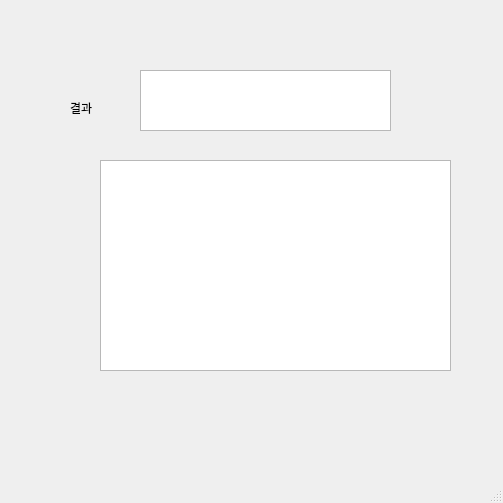
<?xml version="1.0" encoding="UTF-8"?>
<ui version="4.0">
 <class>MainWindow</class>
 <widget class="QMainWindow" name="MainWindow">
  <property name="geometry">
   <rect>
    <x>0</x>
    <y>0</y>
    <width>503</width>
    <height>503</height>
   </rect>
  </property>
  <property name="windowTitle">
   <string>MainWindow</string>
  </property>
  <widget class="QWidget" name="centralwidget">
   <widget class="QLabel" name="label">
    <property name="geometry">
     <rect>
      <x>70</x>
      <y>100</y>
      <width>31</width>
      <height>16</height>
     </rect>
    </property>
    <property name="text">
     <string>결과</string>
    </property>
   </widget>
   <widget class="QTextBrowser" name="textBrowser">
    <property name="geometry">
     <rect>
      <x>140</x>
      <y>70</y>
      <width>251</width>
      <height>61</height>
     </rect>
    </property>
    <property name="html">
     <string>&lt;!DOCTYPE HTML PUBLIC &quot;-//W3C//DTD HTML 4.0//EN&quot; &quot;http://www.w3.org/TR/REC-html40/strict.dtd&quot;&gt;
&lt;html&gt;&lt;head&gt;&lt;meta name=&quot;qrichtext&quot; content=&quot;1&quot; /&gt;&lt;style type=&quot;text/css&quot;&gt;
p, li { white-space: pre-wrap; }
&lt;/style&gt;&lt;/head&gt;&lt;body style=&quot; font-family:'Gulim'; font-size:9pt; font-weight:400; font-style:normal;&quot;&gt;
&lt;p align=&quot;center&quot; style=&quot; margin-top:12px; margin-bottom:12px; margin-left:0px; margin-right:0px; -qt-block-indent:0; text-indent:0px;&quot;&gt;&lt;br /&gt;&lt;/p&gt;&lt;/body&gt;&lt;/html&gt;</string>
    </property>
   </widget>
   <widget class="QTextBrowser" name="textBrowser_2">
    <property name="geometry">
     <rect>
      <x>100</x>
      <y>160</y>
      <width>351</width>
      <height>211</height>
     </rect>
    </property>
    <property name="html">
     <string>&lt;!DOCTYPE HTML PUBLIC &quot;-//W3C//DTD HTML 4.0//EN&quot; &quot;http://www.w3.org/TR/REC-html40/strict.dtd&quot;&gt;
&lt;html&gt;&lt;head&gt;&lt;meta name=&quot;qrichtext&quot; content=&quot;1&quot; /&gt;&lt;style type=&quot;text/css&quot;&gt;
p, li { white-space: pre-wrap; }
&lt;/style&gt;&lt;/head&gt;&lt;body style=&quot; font-family:'Gulim'; font-size:9pt; font-weight:400; font-style:normal;&quot;&gt;
&lt;p align=&quot;center&quot; style=&quot; margin-top:12px; margin-bottom:12px; margin-left:0px; margin-right:0px; -qt-block-indent:0; text-indent:0px;&quot;&gt;&lt;br /&gt;&lt;/p&gt;&lt;/body&gt;&lt;/html&gt;</string>
    </property>
   </widget>
  </widget>
  <widget class="QMenuBar" name="menubar">
   <property name="geometry">
    <rect>
     <x>0</x>
     <y>0</y>
     <width>503</width>
     <height>21</height>
    </rect>
   </property>
  </widget>
  <widget class="QStatusBar" name="statusbar"/>
 </widget>
 <resources/>
 <connections/>
</ui>
